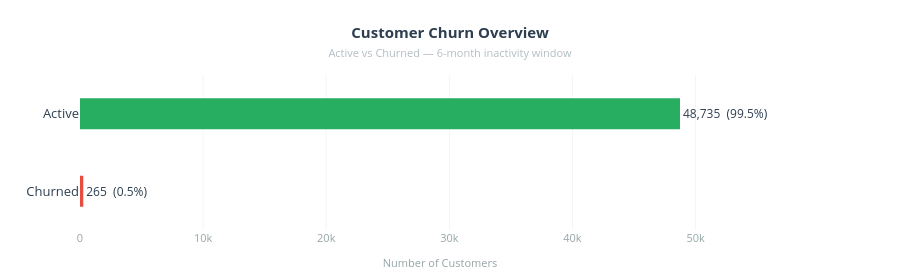

Notebook cell for this chart:
### Code cell
#  1. Core Churn Metrics

 # Number of active vs churned customers:

churn_data = run(""" with max_date_table as 
   (select max(order_purchase_timestamp) as max_date
    from orders_clean ),

    last_order_table as (select c.customer_id, max(o.order_purchase_timestamp) as last_order
    from orders_clean o
    join customers_clean c
    on c.customer_id = o.customer_id 
    group by c.customer_id )

    select 
       case     
       when last_order is null or
       last_order < ((select max_date from max_date_table) - interval '180 days')
       then 'Churned'
       else 'Active'
       end as Churn_Status, 
       count (*) as customer_count
       from last_order_table 
       group by Churn_Status""")

import plotly.graph_objects as go

churn_data.columns = ['churn_status', 'customer_count']
churn_data = churn_data.sort_values(by='customer_count', ascending=True)

total = churn_data['customer_count'].sum()
churn_data['pct'] = (churn_data['customer_count'] / total * 100).round(1)

colors = {'Churned': '#e74c3c', 'Active': '#27ae60'}

fig = go.Figure()

fig.add_trace(go.Bar(
    y=churn_data['churn_status'],
    x=churn_data['customer_count'],
    orientation='h',
    marker=dict(
        color=[colors.get(s, '#95a5a6') for s in churn_data['churn_status']],
        line=dict(width=0)
    ),
    width=0.4,
    text=[f"{v:,}  ({p}%)" for v, p in zip(churn_data['customer_count'], churn_data['pct'])],
    textposition='outside',
    textfont=dict(size=12, color='#2c3e50'),
    hovertemplate="<b>%{y}</b><br>Customers: <b>%{x:,}</b><extra></extra>"
))

fig.update_layout(
    title=dict(
        text="<b>Customer Churn Overview</b><br><span style='font-size:11px;color:#b2bec3'>Active vs Churned — 6-month inactivity window</span>",
        font=dict(size=15, color='#2c3e50'),
        x=0.5, xanchor='center'
    ),
    xaxis=dict(
        title=dict(text='Number of Customers', font=dict(size=11, color='#95a5a6')),
        tickfont=dict(size=11, color='#95a5a6'),
        gridcolor='#f5f5f5',
        zeroline=False,
        range=[0, churn_data['customer_count'].max() * 1.2]
    ),
    yaxis=dict(
        tickfont=dict(size=13, color='#2c3e50'),
        showgrid=False,
        zeroline=False
    ),
    plot_bgcolor='white',
    paper_bgcolor='white',
    showlegend=False,
    height=280,
    margin=dict(t=75, b=45, l=80, r=100)
)

fig.show()

### Figure 1 — Plotly figure (JSON) as saved in the notebook; plotly's stock layout.template omitted (floating-point values rounded to 4 significant figures)
{"data": [{"hovertemplate": "<b>%{y}</b><br>Customers: <b>%{x:,}</b><extra></extra>", "marker": {"color": ["#e74c3c", "#27ae60"], "line": {"width": 0}}, "orientation": "h", "text": ["265  (0.5%)", "48,735  (99.5%)"], "textfont": {"color": "#2c3e50", "size": 12}, "textposition": "outside", "type": "bar", "width": 0.4, "x": [265, 48735], "y": ["Churned", "Active"]}], "layout": {"height": 280, "margin": {"b": 45, "l": 80, "r": 100, "t": 75}, "paper_bgcolor": "white", "plot_bgcolor": "white", "showlegend": false, "title": {"font": {"color": "#2c3e50", "size": 15}, "text": "<b>Customer Churn Overview</b><br><span style='font-size:11px;color:#b2bec3'>Active vs Churned — 6-month inactivity window</span>", "x": 0.5, "xanchor": "center"}, "xaxis": {"gridcolor": "#f5f5f5", "range": [0, 58482], "tickfont": {"color": "#95a5a6", "size": 11}, "title": {"font": {"color": "#95a5a6", "size": 11}, "text": "Number of Customers"}, "zeroline": false}, "yaxis": {"showgrid": false, "tickfont": {"color": "#2c3e50", "size": 13}, "zeroline": false}}}
